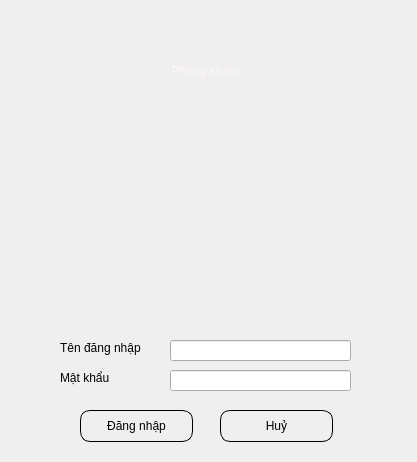
<?xml version="1.0" encoding="UTF-8"?>
<ui version="4.0">
 <class>MainWindow</class>
 <widget class="QMainWindow" name="MainWindow">
  <property name="geometry">
   <rect>
    <x>0</x>
    <y>0</y>
    <width>417</width>
    <height>462</height>
   </rect>
  </property>
  <property name="sizePolicy">
   <sizepolicy hsizetype="Fixed" vsizetype="Fixed">
    <horstretch>0</horstretch>
    <verstretch>0</verstretch>
   </sizepolicy>
  </property>
  <property name="minimumSize">
   <size>
    <width>417</width>
    <height>462</height>
   </size>
  </property>
  <property name="maximumSize">
   <size>
    <width>417</width>
    <height>462</height>
   </size>
  </property>
  <property name="windowTitle">
   <string>MainWindow</string>
  </property>
  <property name="styleSheet">
   <string notr="true">
background-repeat: no-repeat;</string>
  </property>
  <property name="documentMode">
   <bool>false</bool>
  </property>
  <widget class="QWidget" name="centralwidget">
   <property name="styleSheet">
    <string notr="true"/>
   </property>
   <widget class="QWidget" name="widget" native="true">
    <property name="geometry">
     <rect>
      <x>0</x>
      <y>0</y>
      <width>417</width>
      <height>462</height>
     </rect>
    </property>
    <property name="minimumSize">
     <size>
      <width>417</width>
      <height>462</height>
     </size>
    </property>
    <property name="styleSheet">
     <string notr="true">QWidget{
	background-image: url(:/newPrefix/login.png);
}
</string>
    </property>
    <widget class="QLabel" name="label">
     <property name="geometry">
      <rect>
       <x>80</x>
       <y>40</y>
       <width>251</width>
       <height>61</height>
      </rect>
     </property>
     <property name="styleSheet">
      <string notr="true">font: 75 40pt &quot;Futura&quot;;
color: rgb(255, 246, 244);</string>
     </property>
     <property name="text">
      <string>Phòng khám</string>
     </property>
     <property name="alignment">
      <set>Qt::AlignCenter</set>
     </property>
    </widget>
    <widget class="QLabel" name="label_2">
     <property name="geometry">
      <rect>
       <x>60</x>
       <y>340</y>
       <width>91</width>
       <height>16</height>
      </rect>
     </property>
     <property name="styleSheet">
      <string notr="true">background-image: url(:/newPrefix/login-back.png);
</string>
     </property>
     <property name="text">
      <string>Tên đăng nhập</string>
     </property>
    </widget>
    <widget class="QLabel" name="label_3">
     <property name="geometry">
      <rect>
       <x>60</x>
       <y>370</y>
       <width>91</width>
       <height>16</height>
      </rect>
     </property>
     <property name="styleSheet">
      <string notr="true">background-image: url(:/newPrefix/login-back.png);
</string>
     </property>
     <property name="text">
      <string>Mật khẩu</string>
     </property>
    </widget>
    <widget class="QLineEdit" name="lineEdit">
     <property name="geometry">
      <rect>
       <x>170</x>
       <y>340</y>
       <width>181</width>
       <height>21</height>
      </rect>
     </property>
     <property name="styleSheet">
      <string notr="true">background-image: url(:/newPrefix/white.png);</string>
     </property>
     <property name="text">
      <string/>
     </property>
    </widget>
    <widget class="QLineEdit" name="lineEdit_2">
     <property name="geometry">
      <rect>
       <x>170</x>
       <y>370</y>
       <width>181</width>
       <height>21</height>
      </rect>
     </property>
     <property name="styleSheet">
      <string notr="true">
background-image: url(:/newPrefix/white.png);</string>
     </property>
     <property name="text">
      <string/>
     </property>
    </widget>
    <widget class="QPushButton" name="pushButton">
     <property name="geometry">
      <rect>
       <x>80</x>
       <y>410</y>
       <width>113</width>
       <height>32</height>
      </rect>
     </property>
     <property name="styleSheet">
      <string notr="true">background-image: url(:/newPrefix/login-back.png);
border: 1px solid black;
border-radius:10px;
</string>
     </property>
     <property name="text">
      <string>Đăng nhập</string>
     </property>
     <property name="checkable">
      <bool>true</bool>
     </property>
     <property name="default">
      <bool>true</bool>
     </property>
     <property name="flat">
      <bool>false</bool>
     </property>
    </widget>
    <widget class="QPushButton" name="pushButton_2">
     <property name="geometry">
      <rect>
       <x>220</x>
       <y>410</y>
       <width>113</width>
       <height>32</height>
      </rect>
     </property>
     <property name="styleSheet">
      <string notr="true">background-image: url(:/newPrefix/login-back.png);
border: 1px solid black;
border-radius:10px;</string>
     </property>
     <property name="text">
      <string>Huỷ</string>
     </property>
     <property name="checkable">
      <bool>true</bool>
     </property>
    </widget>
   </widget>
  </widget>
 </widget>
 <resources>
  <include location="img/neww.qrc"/>
 </resources>
 <connections>
  <connection>
   <sender>pushButton_2</sender>
   <signal>toggled(bool)</signal>
   <receiver>MainWindow</receiver>
   <slot>close()</slot>
   <hints>
    <hint type="sourcelabel">
     <x>264</x>
     <y>422</y>
    </hint>
    <hint type="destinationlabel">
     <x>258</x>
     <y>508</y>
    </hint>
   </hints>
  </connection>
 </connections>
</ui>
